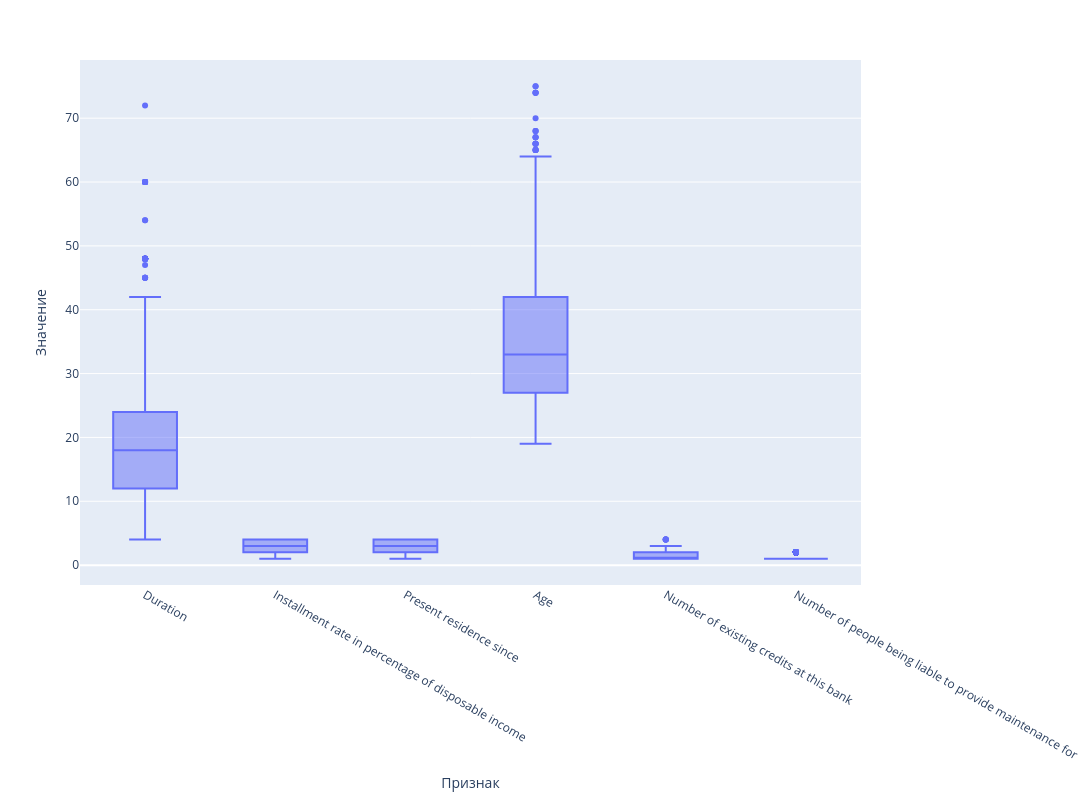

Notebook code for this chart:
### Code cell
import plotly.express as px

df_long = X[num_cols].melt(var_name='Признак', value_name='Значение')

fig = px.box(
    df_long, 
    x='Признак', 
    y='Значение',
    width=1500,  
    height=800
)


fig.show()

### Figure 1 — Plotly figure (JSON) as saved in the notebook; plotly's stock layout.template omitted (floating-point values rounded to 4 significant figures; data arrays with more than 128 entries replaced by an {"elided": "..."} marker saying what was removed)
{"data": [{"alignmentgroup": "True", "hovertemplate": "Признак=%{x}<br>Значение=%{y}<extra></extra>", "legendgroup": "", "marker": {"color": "#636efa"}, "name": "", "notched": false, "offsetgroup": "", "orientation": "v", "showlegend": false, "type": "box", "x": {"elided": "6000 str values"}, "x0": " ", "xaxis": "x", "y": {"elided": "6000 int values"}, "y0": " ", "yaxis": "y"}], "layout": {"boxmode": "group", "height": 800, "legend": {"tracegroupgap": 0}, "margin": {"t": 60}, "width": 1500, "xaxis": {"anchor": "y", "domain": [0, 1], "title": {"text": "Признак"}}, "yaxis": {"anchor": "x", "domain": [0, 1], "title": {"text": "Значение"}}}}
